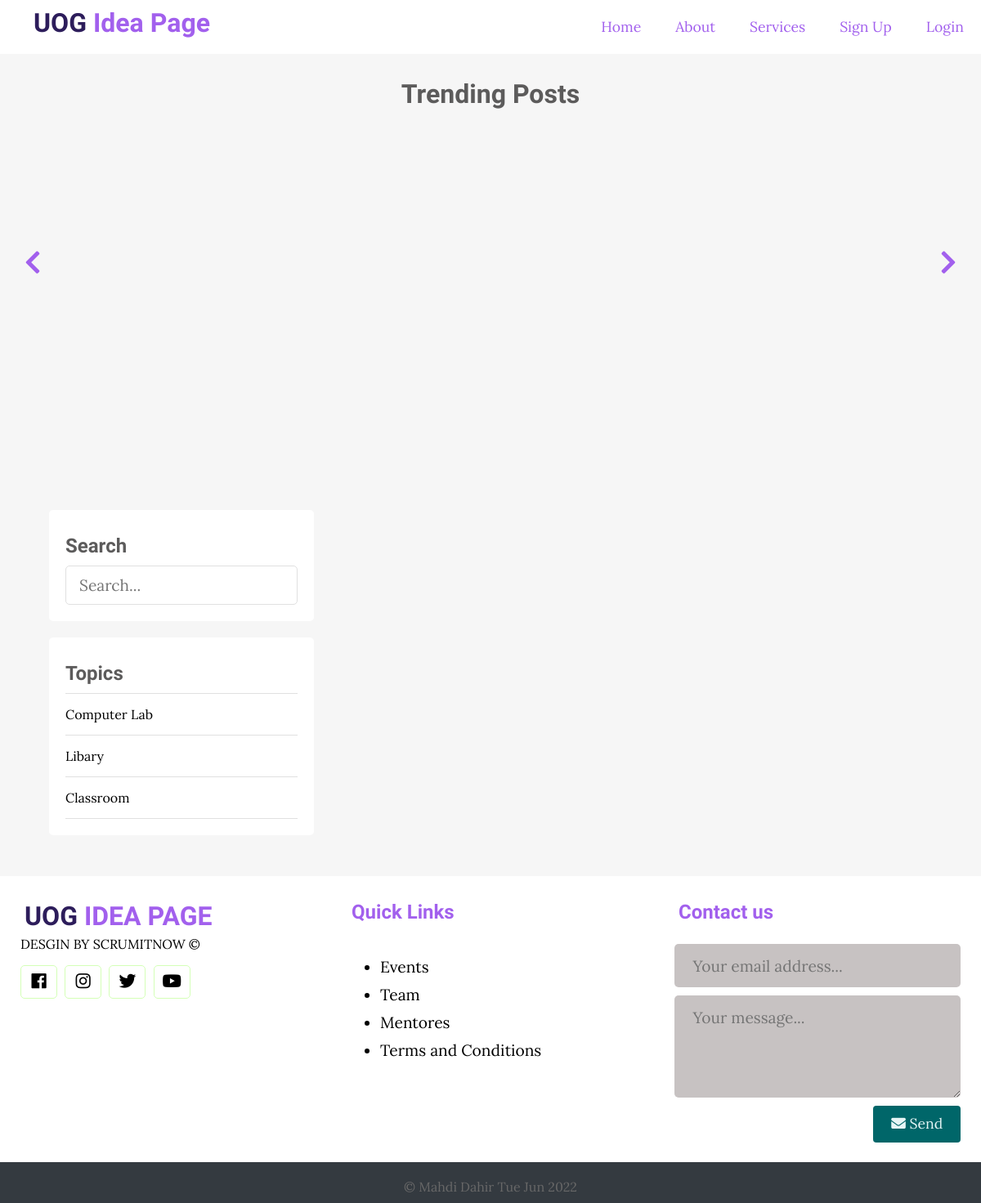
/about.php?t_id=9, run on the app's committed database.
### tables this page shows
CREATE TABLE `topics` (
  `id` int(11) NOT NULL,
  `name` varchar(100) NOT NULL,
  `description` text NOT NULL
);

### app/controllers/topics.php (called while the page is built, shortened)
<?php
include(ROOT_PATH . "/app/database/db.php");
$table = 'topics';
$topics = selectAll($table);

### app/database/db.php (called while the page is built, shortened)
<?php
require('connect.php');
function selectAll($table, $conditions = [])
{
    global $conn;
    $sql = "SELECT * FROM $table";
    if (empty($conditions)) {
        $stmt = $conn->prepare($sql);
        $stmt->execute();
        $records = $stmt->get_result()->fetch_all(MYSQLI_ASSOC);
        return $records;
    }
}

### about.php (the view, shortened to what this page needs)
<?php
include(ROOT_PATH . "/app/controllers/topics.php");
?>
<!DOCTYPE html>
<html lang="en">
<head>
    <link rel="stylesheet" href="https://use.fontawesome.com/releases/v5.7.2/css/all.css">
    <link rel="stylesheet" href="assets/css/newsystle1.css">
</head>
<body>
    <?php include(ROOT_PATH . "/app/includes/header.php"); ?>
    <div class="page-wrapper">
        <div class="post-slider">
            <h1 class="slider-title">Trending Posts </h1>
            <i class="fas fa-chevron-left prev"></i>
            <i class="fas fa-chevron-right next"></i>
            <div class="post-wrapper">
            </div>
        </div>
        <div class="content clearfix">
            <div class="sidebar">
                <div class="section search">
                    <h2 class="section-title">Search</h2>
                    <form action="index.php" method="post">
                        <input type="text" name="search-term" class="text-input" placeholder="Search...">
                    </form>
                </div>
                <div class="section topics">
                    <h2 class="section-title">Topics</h2>
                    <ul>
                        <?php foreach ($topics as $key => $topic) : ?>
                            <li><a href="<?php echo BASE_URL . '/index.php?t_id=' . $topic['id'] . '&name=' . $topic['name'] ?>"><?php echo $topic['name']; ?></a></li>
                        <?php endforeach; ?>
                    </ul>
                </div>
            </div>
        </div>
    </div>
    <?php include(ROOT_PATH . "/app/includes/footer.php"); ?>
</body>
</html>

### assets/css/newsystle1.css (style rules this page uses)
* { box-sizing: border-box }
html, body { height: 100%; padding: 0px; margin: 0px; background: #f6f6f6; font-family: 'Lora', serif; }
h1, h2, h3, h4, h5, h6 { font-family: 'Candal', serif; color: #5c5b5b; margin: 5px; }
a { text-decoration: none; color: inherit; }
.clearfix::after { content: ''; display: block; clear: both; }
.text-input { padding: .7rem 1rem; display: block; width: 100%; border-radius: 5px; border: 1px solid #e0e0e0; outline: none; color: #444; line-height: 1.5rem; font-size: 1.2em; font-family: 'Lora', serif; }
.page-wrapper { min-height: 100%; }
.post-slider { position: relative; }
.post-slider .slider-title { text-align: center; margin: 30px auto; }
.post-slider .next { position: absolute; top: 50%; right: 30px; font-size: 2em; color: #A260ED; cursor: pointer; }
.post-slider .prev { position: absolute; top: 50%; left: 30px; font-size: 2em; color: #A260ED; cursor: pointer; }
.post-slider .post-wrapper { width: 84%; height: 350px; margin: 0px auto; overflow: hidden; padding: 10px 0px 10px 0px; }
.content { width: 90%; margin: 30px auto 30px; }
.content .sidebar { width: 30%; float: left; }
.content .sidebar .section { background: white; padding: 20px; border-radius: 5px; margin-bottom: 20px; }
.content .sidebar .section .section-title { margin: 10px 0px 10px 0px; }
.content .sidebar .section.search { margin-top: 80px; }
.content .sidebar .section.topics ul { margin: 0px; padding: 0px; list-style: none; border-top: 1px solid #e0e0e0; }
.content .sidebar .section.topics ul li a { display: block; padding: 15px 0px 15px 0px; border-bottom: 1px solid #e0e0e0; transition: all 0.3s; }

### data on the page
topics: name "Computer Lab"
topics: name "Libary"
topics: name "Classroom"
